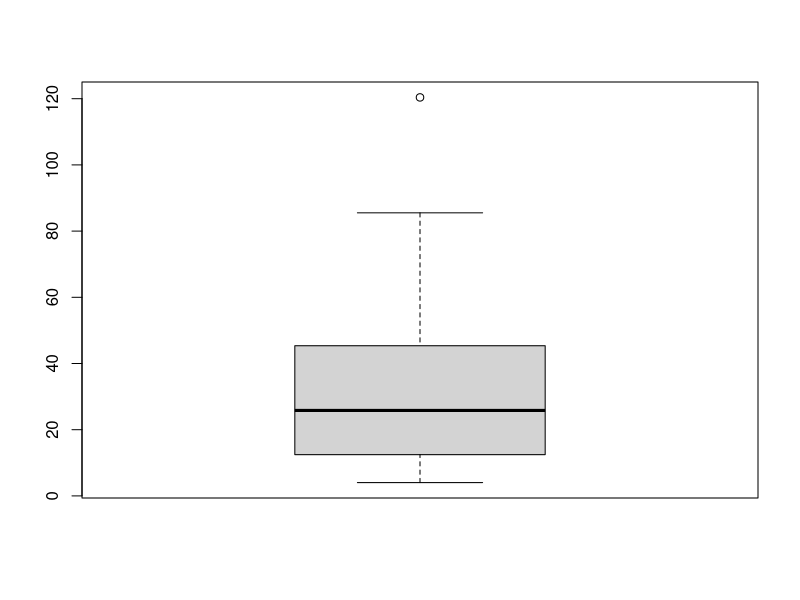
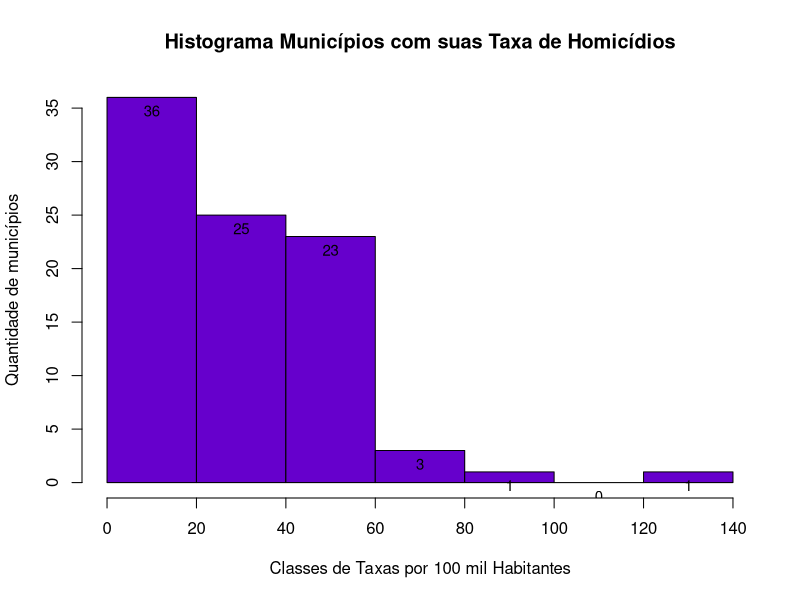

Recreate these plots in R, in order.
## ---- chunk 1
knitr::opts_chunk$set(echo = TRUE)
## ---- chunk 2
library(magrittr) 
library(dplyr)
## ---- chunk 3
dados0 <- read.csv('municipios_rj5.csv')

dados1 <- dados0 %>%
          select(REGIAO, MUNICIPIO, TX_HOMICIDIO_100MIL) %>% 
          filter( TX_HOMICIDIO_100MIL > 0 , !is.na(TX_HOMICIDIO_100MIL) )

knitr::kable(head(dados1[, 1:3]), "simple")

## ---- chunk 4
boxplot(dados1$TX_HOMICIDIO_100MIL)
## ---- chunk 5
bp= hist(dados1$TX_HOMICIDIO_100MIL,
     main = "Histograma Municípios com suas Taxa de Homicídios",
     xlab = "Classes de Taxas por 100 mil Habitantes",
     ylab = "Quantidade de municípios",
     col = "#6600cc",
     labels = FALSE , breaks=5 )
text(x=bp$mids, y=bp$counts,labels=bp$counts ,cex=0.9,pos=1.9)
## ---- chunk 6
dados2 <- dados1 %>%
          select(REGIAO, MUNICIPIO, TX_HOMICIDIO_100MIL) %>% 
          filter( TX_HOMICIDIO_100MIL >= 100.0 )
head(dados2)
